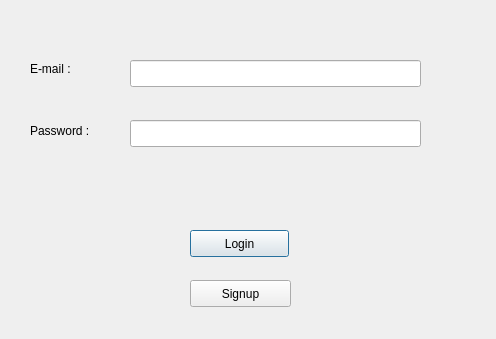
<?xml version="1.0" encoding="UTF-8"?>
<ui version="4.0">
 <class>Dialog</class>
 <widget class="QDialog" name="Dialog">
  <property name="geometry">
   <rect>
    <x>0</x>
    <y>0</y>
    <width>496</width>
    <height>339</height>
   </rect>
  </property>
  <property name="windowTitle">
   <string>Dialog</string>
  </property>
  <widget class="QPushButton" name="login_btn">
   <property name="geometry">
    <rect>
     <x>190</x>
     <y>230</y>
     <width>99</width>
     <height>27</height>
    </rect>
   </property>
   <property name="text">
    <string>Login</string>
   </property>
  </widget>
  <widget class="QPushButton" name="signup_btn">
   <property name="geometry">
    <rect>
     <x>190</x>
     <y>280</y>
     <width>101</width>
     <height>27</height>
    </rect>
   </property>
   <property name="text">
    <string>Signup</string>
   </property>
  </widget>
  <widget class="QLineEdit" name="email_login">
   <property name="geometry">
    <rect>
     <x>130</x>
     <y>60</y>
     <width>291</width>
     <height>27</height>
    </rect>
   </property>
  </widget>
  <widget class="QLineEdit" name="password_login">
   <property name="geometry">
    <rect>
     <x>130</x>
     <y>120</y>
     <width>291</width>
     <height>27</height>
    </rect>
   </property>
   <property name="echoMode">
    <enum>QLineEdit::Password</enum>
   </property>
  </widget>
  <widget class="QLabel" name="label">
   <property name="geometry">
    <rect>
     <x>30</x>
     <y>120</y>
     <width>81</width>
     <height>21</height>
    </rect>
   </property>
   <property name="text">
    <string>Password :</string>
   </property>
  </widget>
  <widget class="QLabel" name="label_2">
   <property name="geometry">
    <rect>
     <x>30</x>
     <y>60</y>
     <width>51</width>
     <height>17</height>
    </rect>
   </property>
   <property name="text">
    <string>E-mail :</string>
   </property>
  </widget>
  <widget class="QLabel" name="label_response">
   <property name="geometry">
    <rect>
     <x>120</x>
     <y>170</y>
     <width>251</width>
     <height>20</height>
    </rect>
   </property>
   <property name="text">
    <string/>
   </property>
  </widget>
 </widget>
 <resources/>
 <connections/>
</ui>
